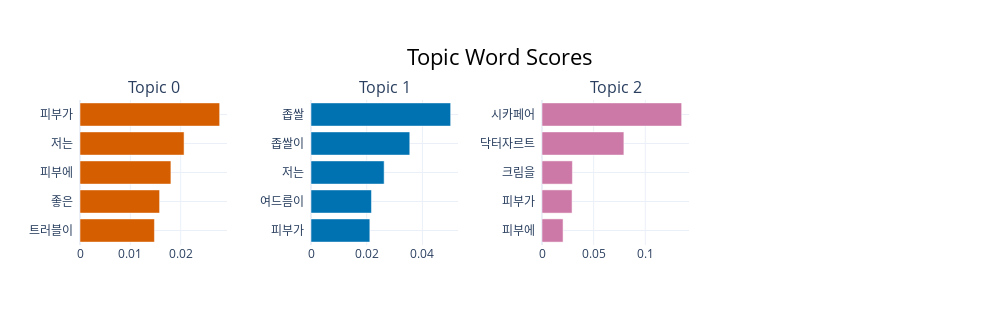

The notebook cell saved with this chart:
### Code cell
# 각 토픽의 핵심 키워드를 막대 그래프로 보여줌
# (이미지로 저장해서 보고서에 넣기 좋습니다)
fig = topic_model.visualize_barchart(top_n_topics=10)
fig.show()

### Figure 1 — Plotly figure (JSON) as saved in the notebook; plotly's stock layout.template omitted (floating-point values rounded to 4 significant figures)
{"data": [{"marker": {"color": "#D55E00"}, "orientation": "h", "x": [0.01479, 0.01581, 0.01806, 0.02067, 0.02774], "y": ["트러블이  ", "좋은  ", "피부에  ", "저는  ", "피부가  "], "type": "bar", "xaxis": "x", "yaxis": "y"}, {"marker": {"color": "#0072B2"}, "orientation": "h", "x": [0.02112, 0.02171, 0.02626, 0.03546, 0.05014], "y": ["피부가  ", "여드름이  ", "저는  ", "좁쌀이  ", "좁쌀  "], "type": "bar", "xaxis": "x2", "yaxis": "y2"}, {"marker": {"color": "#CC79A7"}, "orientation": "h", "x": [0.0204, 0.02911, 0.02943, 0.07929, 0.1352], "y": ["피부에  ", "피부가  ", "크림을  ", "닥터자르트  ", "시카페어  "], "type": "bar", "xaxis": "x3", "yaxis": "y3"}], "layout": {"xaxis": {"anchor": "y", "domain": [0.0, 0.175], "showgrid": true}, "yaxis": {"anchor": "x", "domain": [0.0, 1.0], "showgrid": true}, "xaxis2": {"anchor": "y2", "domain": [0.275, 0.45], "showgrid": true}, "yaxis2": {"anchor": "x2", "domain": [0.0, 1.0], "showgrid": true}, "xaxis3": {"anchor": "y3", "domain": [0.55, 0.725], "showgrid": true}, "yaxis3": {"anchor": "x3", "domain": [0.0, 1.0], "showgrid": true}, "xaxis4": {"anchor": "y4", "domain": [0.825, 1.0], "showgrid": true}, "yaxis4": {"anchor": "x4", "domain": [0.0, 1.0], "showgrid": true}, "annotations": [{"font": {"size": 16}, "showarrow": false, "text": "Topic 0", "x": 0.0875, "xanchor": "center", "xref": "paper", "y": 1.0, "yanchor": "bottom", "yref": "paper"}, {"font": {"size": 16}, "showarrow": false, "text": "Topic 1", "x": 0.3625, "xanchor": "center", "xref": "paper", "y": 1.0, "yanchor": "bottom", "yref": "paper"}, {"font": {"size": 16}, "showarrow": false, "text": "Topic 2", "x": 0.6375, "xanchor": "center", "xref": "paper", "y": 1.0, "yanchor": "bottom", "yref": "paper"}], "title": {"font": {"size": 22, "color": "Black"}, "text": "Topic Word Scores", "x": 0.5, "xanchor": "center", "yanchor": "top"}, "hoverlabel": {"font": {"size": 16, "family": "Rockwell"}, "bgcolor": "white"}, "showlegend": false, "width": 1000, "height": 325.0}}
